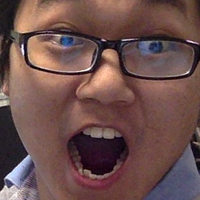
#> input picture IHM_Image/adjustImage.png, 200 x 200 px
$ python adjust.py   (older library calls are emulated)
#> lines starting #> are read from the running program, lines starting #| are printed output that depends on the picture
#!/usr/bin/env python
# -*- coding: utf-8 -*-
'''This module is responsible for adjusting the face in the image by the location of 2 eyes.
Copyright (c) Philipp Wagner. All rights reserved.
'''

import sys, math, Image
import cv2


# [10 lines left out: function Distance, not called in this run]


def ScaleRotateTranslate(image, angle, center=None, new_center=None, scale=None, resample=Image.BICUBIC):
    '''
    This function adjusts the angle of the face.
    :param image: Image to be processed
    :param angle: The inclination angle of the face
    :param center: The center of the angle transformation
    :param new_center: New center
    :param scale: Scale factor
    :param resample: Image.BICUBIC
    :return: Transformed image
    '''
    if (scale is None) and (center is None):
        return image.rotate(angle=angle, resample=resample)
    nx, ny = x, y = center
    sx = sy = 1.0
    if new_center:
        (nx, ny) = new_center
    if scale:
        (sx, sy) = (scale, scale)
    cosine = math.cos(angle)
    sine = math.sin(angle)
    a = cosine / sx
    b = sine / sx
    c = x - nx * a - ny * b
    d = -sine / sy
    e = cosine / sy
    f = y - nx * d - ny * e
    return image.transform(image.size, Image.AFFINE, (a, b, c, d, e, f), resample=resample)


# [33 lines left out: function CropFace, not called in this run]

if __name__ == '__main__':
    image = Image.open("../IHM_Image/adjustImage.png")
#> image is the input picture: PIL image 200x200 RGB; mean R, G, B 109.4, 79.7, 77.2
    ic = ScaleRotateTranslate(image,30)
#> in ScaleRotateTranslate, `return image.rotate(angle=angle, resample=resample)`:
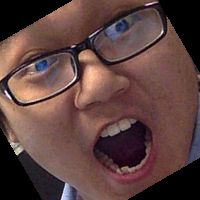
#> returned value: PIL image 200x200 RGB; mean R, G, B 93.3, 66.2, 63.2
    #ic = ScaleRotateTranslate(image,90)
    #ic = ScaleRotateTranslate(image,-30)

    #ic=CropFace(image,(0,1))
    ic.show()
